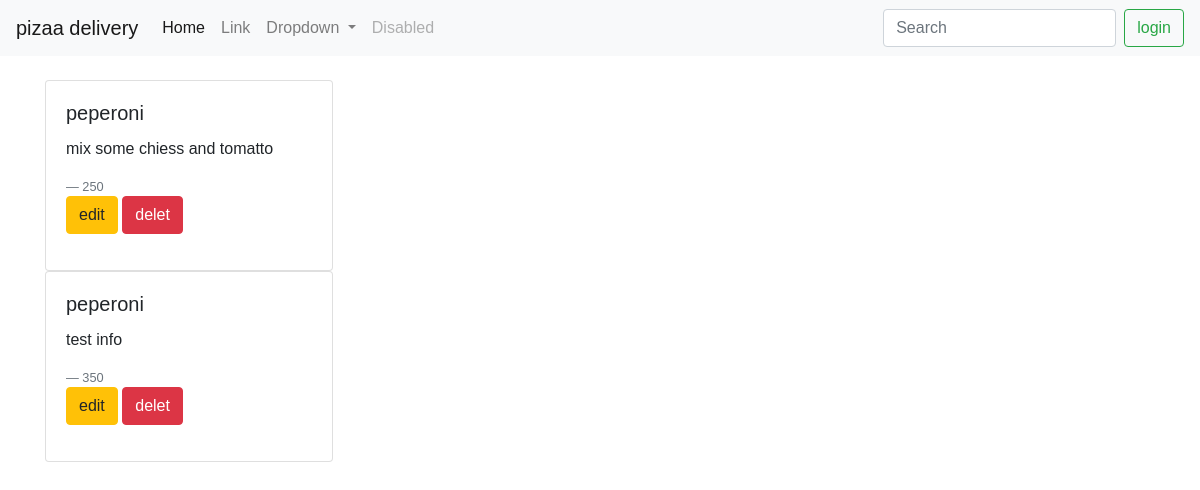
Before: /view/ with the older database file.
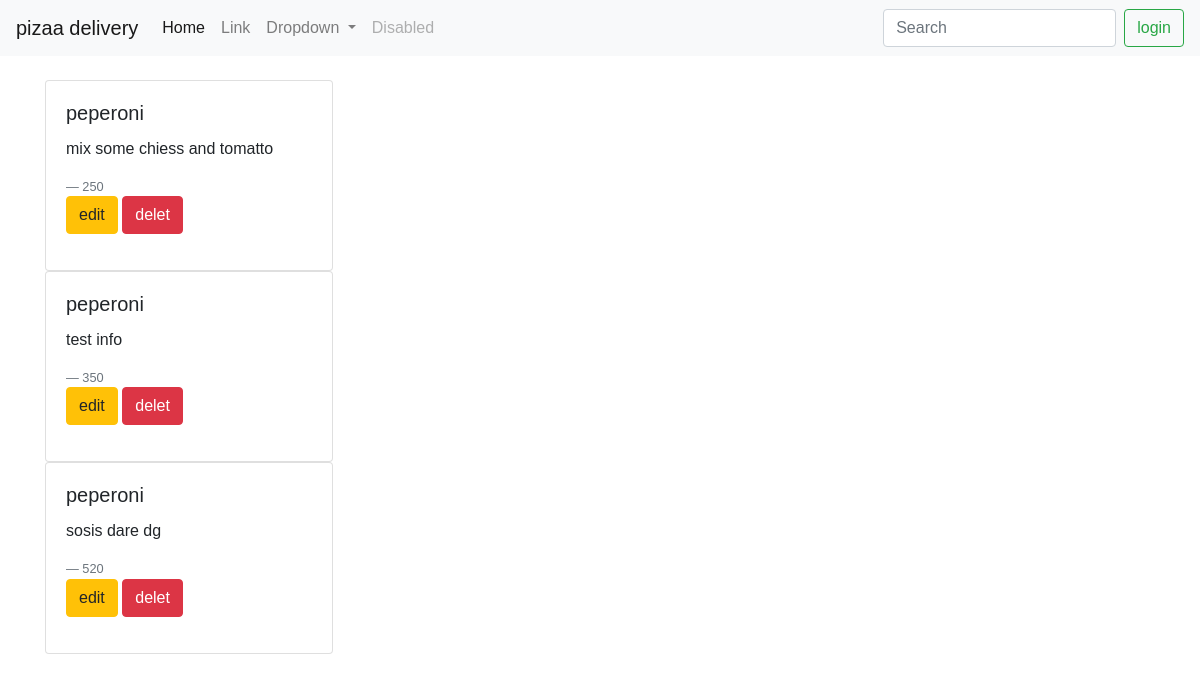
After: the same page with the newer database file.
### pizaa/models.py (models this page shows)
class pizza (models.Model):
    title = models.CharField(max_length=50)
    info = models.TextField()
    price = models.PositiveIntegerField()

### pizaa/views.py (the view)
def viewpizaa(request):
    pizzalist = pizza.objects.all()
    context = {"pizzalist":pizzalist}
    return render(request , "listview.html", context )

### media/templates/listview.html (shortened to what this page needs)
{% extends 'share/_base.html' %}
{% block content %}
{% for titile in pizzalist %}
<div class="card" style="width: 18rem;">
    <div class="card-body">
      <h5 class="card-title">{{titile.title}}</h5>
      <p class="card-text">{{titile.info}}</p>
      <footer class="blockquote-footer">{{titile.price}}</footer>
      <p>
        <a class="btn btn-warning" data-toggle="collapse" href="#collapseExample" role="button" aria-expanded="false" aria-controls="collapseExample">
          edit
        </a>
        <a href="deletpizaaid/{{titile.id}}/" class="btn btn-danger">delet</a>
      </p>
    </div>
  </div>
{% endfor %}
{% endblock %}

Changed rows visible on the page:
added pizza: title "peperoni", info "sosis dare dg", price "520"
